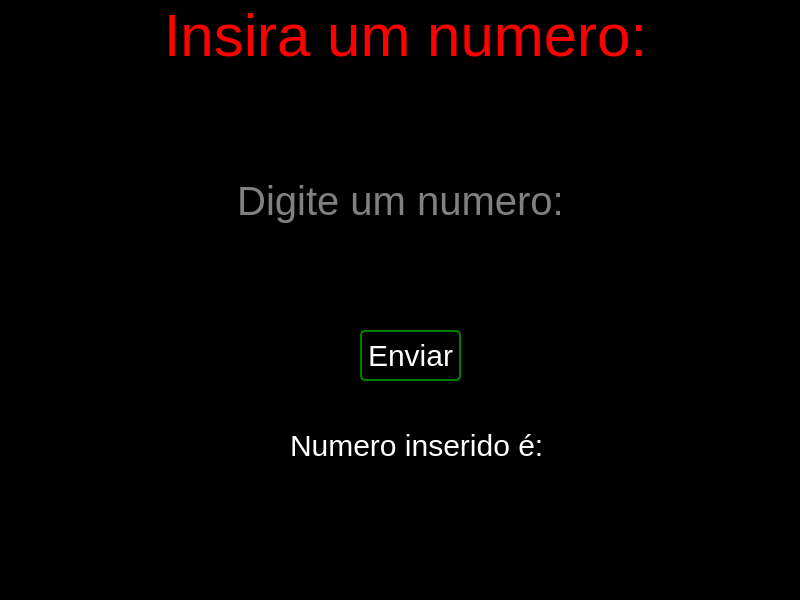
<?xml version="1.0" encoding="UTF-8"?>
<ui version="4.0">
 <class>MainWindow</class>
 <widget class="QMainWindow" name="MainWindow">
  <property name="geometry">
   <rect>
    <x>0</x>
    <y>0</y>
    <width>800</width>
    <height>600</height>
   </rect>
  </property>
  <property name="windowTitle">
   <string>MainWindow</string>
  </property>
  <property name="styleSheet">
   <string notr="true">background-color: rgb(0, 0, 0);</string>
  </property>
  <widget class="QWidget" name="centralwidget">
   <widget class="QLabel" name="label">
    <property name="geometry">
     <rect>
      <x>10</x>
      <y>0</y>
      <width>791</width>
      <height>71</height>
     </rect>
    </property>
    <property name="styleSheet">
     <string notr="true">color:red;
font-size:60px</string>
    </property>
    <property name="text">
     <string>&lt;html&gt;&lt;head/&gt;&lt;body&gt;&lt;p align=&quot;center&quot;&gt;&lt;span style=&quot; font-size:45pt;&quot;&gt;Insira um numero:&lt;/span&gt;&lt;/p&gt;&lt;/body&gt;&lt;/html&gt;</string>
    </property>
   </widget>
   <widget class="QLineEdit" name="lineEdit">
    <property name="enabled">
     <bool>true</bool>
    </property>
    <property name="geometry">
     <rect>
      <x>0</x>
      <y>150</y>
      <width>801</width>
      <height>101</height>
     </rect>
    </property>
    <property name="toolTip">
     <string>&lt;html&gt;&lt;head/&gt;&lt;body&gt;&lt;p align=&quot;center&quot;&gt;&lt;br/&gt;&lt;/p&gt;&lt;/body&gt;&lt;/html&gt;</string>
    </property>
    <property name="whatsThis">
     <string>&lt;html&gt;&lt;head/&gt;&lt;body&gt;&lt;p align=&quot;center&quot;&gt;&lt;br/&gt;&lt;/p&gt;&lt;/body&gt;&lt;/html&gt;</string>
    </property>
    <property name="styleSheet">
     <string notr="true">color:white;
font-size:40px</string>
    </property>
    <property name="text">
     <string/>
    </property>
    <property name="alignment">
     <set>Qt::AlignCenter</set>
    </property>
    <property name="placeholderText">
     <string>Digite um numero:</string>
    </property>
   </widget>
   <widget class="QPushButton" name="pushButton">
    <property name="geometry">
     <rect>
      <x>360</x>
      <y>330</y>
      <width>101</width>
      <height>51</height>
     </rect>
    </property>
    <property name="styleSheet">
     <string notr="true">color:white;
font-size:30px;
border:2px solid green;
border-radius:5px</string>
    </property>
    <property name="text">
     <string>Enviar</string>
    </property>
   </widget>
   <widget class="QLabel" name="label_2">
    <property name="geometry">
     <rect>
      <x>0</x>
      <y>75</y>
      <width>801</width>
      <height>51</height>
     </rect>
    </property>
    <property name="styleSheet">
     <string notr="true">color:red;
font-size:30px;</string>
    </property>
    <property name="text">
     <string>&lt;html&gt;&lt;head/&gt;&lt;body&gt;&lt;p align=&quot;center&quot;&gt;&lt;br/&gt;&lt;/p&gt;&lt;/body&gt;&lt;/html&gt;</string>
    </property>
   </widget>
   <widget class="QLabel" name="label_3">
    <property name="geometry">
     <rect>
      <x>290</x>
      <y>410</y>
      <width>261</width>
      <height>71</height>
     </rect>
    </property>
    <property name="styleSheet">
     <string notr="true">color:white;
font-size:30px;</string>
    </property>
    <property name="text">
     <string>Numero inserido é:</string>
    </property>
   </widget>
   <widget class="QLabel" name="label_4">
    <property name="geometry">
     <rect>
      <x>350</x>
      <y>490</y>
      <width>121</width>
      <height>51</height>
     </rect>
    </property>
    <property name="styleSheet">
     <string notr="true">color:white;
font-size:30px;</string>
    </property>
    <property name="text">
     <string>&lt;html&gt;&lt;head/&gt;&lt;body&gt;&lt;p align=&quot;center&quot;&gt;&lt;br/&gt;&lt;/p&gt;&lt;/body&gt;&lt;/html&gt;</string>
    </property>
   </widget>
  </widget>
  <widget class="QMenuBar" name="menubar">
   <property name="geometry">
    <rect>
     <x>0</x>
     <y>0</y>
     <width>800</width>
     <height>21</height>
    </rect>
   </property>
  </widget>
  <widget class="QStatusBar" name="statusbar"/>
 </widget>
 <resources/>
 <connections/>
</ui>
